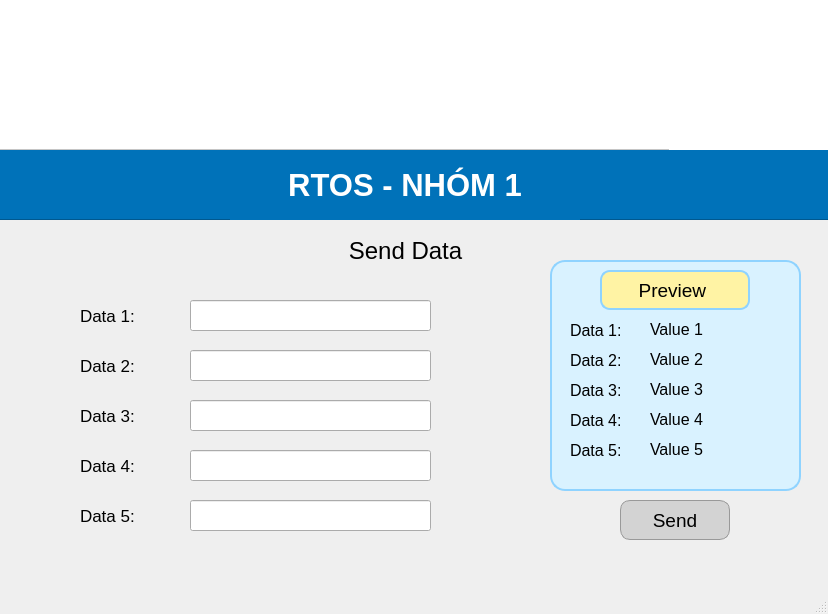
<?xml version="1.0" encoding="UTF-8"?>
<ui version="4.0">
 <class>MainWindow</class>
 <widget class="QMainWindow" name="MainWindow">
  <property name="geometry">
   <rect>
    <x>0</x>
    <y>0</y>
    <width>828</width>
    <height>614</height>
   </rect>
  </property>
  <property name="font">
   <font>
    <pointsize>9</pointsize>
   </font>
  </property>
  <property name="windowTitle">
   <string>MainWindow</string>
  </property>
  <widget class="QWidget" name="centralwidget">
   <widget class="QLabel" name="label">
    <property name="geometry">
     <rect>
      <x>-40</x>
      <y>-30</y>
      <width>731</width>
      <height>211</height>
     </rect>
    </property>
    <property name="styleSheet">
     <string notr="true">image: url(:/myimage/1. Logo HCM-UTE-20260306T034258Z-3-001/1. Logo HCM-UTE/B_Tagline - HCM-UTE - 1.png);</string>
    </property>
    <property name="text">
     <string/>
    </property>
   </widget>
   <widget class="QFrame" name="frame">
    <property name="geometry">
     <rect>
      <x>-11</x>
      <y>-11</y>
      <width>841</width>
      <height>161</height>
     </rect>
    </property>
    <property name="styleSheet">
     <string notr="true">background-color: white</string>
    </property>
    <property name="frameShape">
     <enum>QFrame::StyledPanel</enum>
    </property>
    <property name="frameShadow">
     <enum>QFrame::Raised</enum>
    </property>
    <widget class="QLabel" name="label_2">
     <property name="geometry">
      <rect>
       <x>680</x>
       <y>0</y>
       <width>161</width>
       <height>161</height>
      </rect>
     </property>
     <property name="styleSheet">
      <string notr="true">image: url(:/myimage/1. Logo HCM-UTE-20260306T034258Z-3-001/logo_eee.png);</string>
     </property>
     <property name="text">
      <string/>
     </property>
    </widget>
   </widget>
   <widget class="QFrame" name="frame_2">
    <property name="geometry">
     <rect>
      <x>-20</x>
      <y>140</y>
      <width>851</width>
      <height>80</height>
     </rect>
    </property>
    <property name="styleSheet">
     <string notr="true">background-color: #0072B9;</string>
    </property>
    <property name="frameShape">
     <enum>QFrame::StyledPanel</enum>
    </property>
    <property name="frameShadow">
     <enum>QFrame::Raised</enum>
    </property>
    <widget class="QLabel" name="label_3">
     <property name="geometry">
      <rect>
       <x>250</x>
       <y>10</y>
       <width>350</width>
       <height>70</height>
      </rect>
     </property>
     <property name="font">
      <font>
       <pointsize>23</pointsize>
       <weight>75</weight>
       <bold>true</bold>
      </font>
     </property>
     <property name="styleSheet">
      <string notr="true">color: white</string>
     </property>
     <property name="text">
      <string>RTOS - NHÓM 1</string>
     </property>
     <property name="alignment">
      <set>Qt::AlignCenter</set>
     </property>
    </widget>
   </widget>
   <widget class="QLabel" name="label_4">
    <property name="geometry">
     <rect>
      <x>330</x>
      <y>220</y>
      <width>151</width>
      <height>61</height>
     </rect>
    </property>
    <property name="font">
     <font>
      <pointsize>18</pointsize>
     </font>
    </property>
    <property name="text">
     <string>Send Data</string>
    </property>
    <property name="alignment">
     <set>Qt::AlignCenter</set>
    </property>
   </widget>
   <widget class="QLabel" name="label_5">
    <property name="geometry">
     <rect>
      <x>80</x>
      <y>300</y>
      <width>71</width>
      <height>31</height>
     </rect>
    </property>
    <property name="font">
     <font>
      <pointsize>13</pointsize>
     </font>
    </property>
    <property name="text">
     <string>Data 1: </string>
    </property>
   </widget>
   <widget class="QLabel" name="label_6">
    <property name="geometry">
     <rect>
      <x>80</x>
      <y>350</y>
      <width>71</width>
      <height>31</height>
     </rect>
    </property>
    <property name="font">
     <font>
      <pointsize>13</pointsize>
     </font>
    </property>
    <property name="text">
     <string>Data 2: </string>
    </property>
   </widget>
   <widget class="QLabel" name="label_7">
    <property name="geometry">
     <rect>
      <x>80</x>
      <y>400</y>
      <width>71</width>
      <height>31</height>
     </rect>
    </property>
    <property name="font">
     <font>
      <pointsize>13</pointsize>
     </font>
    </property>
    <property name="text">
     <string>Data 3: </string>
    </property>
   </widget>
   <widget class="QLabel" name="label_8">
    <property name="geometry">
     <rect>
      <x>80</x>
      <y>500</y>
      <width>71</width>
      <height>31</height>
     </rect>
    </property>
    <property name="font">
     <font>
      <pointsize>13</pointsize>
     </font>
    </property>
    <property name="text">
     <string>Data 5: </string>
    </property>
   </widget>
   <widget class="QLabel" name="label_9">
    <property name="geometry">
     <rect>
      <x>80</x>
      <y>450</y>
      <width>71</width>
      <height>31</height>
     </rect>
    </property>
    <property name="font">
     <font>
      <pointsize>13</pointsize>
     </font>
    </property>
    <property name="text">
     <string>Data 4: </string>
    </property>
   </widget>
   <widget class="QLineEdit" name="input1">
    <property name="geometry">
     <rect>
      <x>190</x>
      <y>300</y>
      <width>241</width>
      <height>31</height>
     </rect>
    </property>
   </widget>
   <widget class="QLineEdit" name="input2">
    <property name="geometry">
     <rect>
      <x>190</x>
      <y>350</y>
      <width>241</width>
      <height>31</height>
     </rect>
    </property>
   </widget>
   <widget class="QLineEdit" name="input3">
    <property name="geometry">
     <rect>
      <x>190</x>
      <y>400</y>
      <width>241</width>
      <height>31</height>
     </rect>
    </property>
   </widget>
   <widget class="QLineEdit" name="input4">
    <property name="geometry">
     <rect>
      <x>190</x>
      <y>450</y>
      <width>241</width>
      <height>31</height>
     </rect>
    </property>
   </widget>
   <widget class="QLineEdit" name="input5">
    <property name="geometry">
     <rect>
      <x>190</x>
      <y>500</y>
      <width>241</width>
      <height>31</height>
     </rect>
    </property>
   </widget>
   <widget class="QLabel" name="label_10">
    <property name="geometry">
     <rect>
      <x>600</x>
      <y>270</y>
      <width>150</width>
      <height>40</height>
     </rect>
    </property>
    <property name="font">
     <font>
      <pointsize>14</pointsize>
     </font>
    </property>
    <property name="styleSheet">
     <string notr="true">background-color: #fff3a4;
border-radius: 10px;
border: 2px solid #8fd3ff;
padding: 4px;</string>
    </property>
    <property name="text">
     <string>Preview </string>
    </property>
    <property name="alignment">
     <set>Qt::AlignCenter</set>
    </property>
   </widget>
   <widget class="QFrame" name="group_preview">
    <property name="geometry">
     <rect>
      <x>550</x>
      <y>260</y>
      <width>251</width>
      <height>231</height>
     </rect>
    </property>
    <property name="styleSheet">
     <string notr="true">background-color: #d9f2ff;
border-radius: 15px;
border: 2px solid #8fd3ff;</string>
    </property>
    <property name="frameShape">
     <enum>QFrame::StyledPanel</enum>
    </property>
    <property name="frameShadow">
     <enum>QFrame::Raised</enum>
    </property>
    <widget class="QLabel" name="label_11">
     <property name="geometry">
      <rect>
       <x>20</x>
       <y>60</y>
       <width>70</width>
       <height>21</height>
      </rect>
     </property>
     <property name="styleSheet">
      <string notr="true">font-size: 12pt;
border: none;
background: transparent;</string>
     </property>
     <property name="text">
      <string>Data 1:</string>
     </property>
    </widget>
    <widget class="QLabel" name="label_12">
     <property name="geometry">
      <rect>
       <x>20</x>
       <y>90</y>
       <width>70</width>
       <height>21</height>
      </rect>
     </property>
     <property name="styleSheet">
      <string notr="true">font-size: 12pt;
border: none;
background: transparent;</string>
     </property>
     <property name="text">
      <string>Data 2:</string>
     </property>
    </widget>
    <widget class="QLabel" name="label_13">
     <property name="geometry">
      <rect>
       <x>20</x>
       <y>120</y>
       <width>70</width>
       <height>21</height>
      </rect>
     </property>
     <property name="styleSheet">
      <string notr="true">font-size: 12pt;
border: none;
background: transparent;</string>
     </property>
     <property name="text">
      <string>Data 3:</string>
     </property>
    </widget>
    <widget class="QLabel" name="label_14">
     <property name="geometry">
      <rect>
       <x>20</x>
       <y>150</y>
       <width>70</width>
       <height>21</height>
      </rect>
     </property>
     <property name="styleSheet">
      <string notr="true">font-size: 12pt;
border: none;
background: transparent;</string>
     </property>
     <property name="text">
      <string>Data 4:</string>
     </property>
    </widget>
    <widget class="QLabel" name="label_15">
     <property name="geometry">
      <rect>
       <x>20</x>
       <y>180</y>
       <width>70</width>
       <height>21</height>
      </rect>
     </property>
     <property name="styleSheet">
      <string notr="true">font-size: 12pt;
border: none;
background: transparent;</string>
     </property>
     <property name="text">
      <string>Data 5:</string>
     </property>
    </widget>
    <widget class="QLabel" name="val1">
     <property name="geometry">
      <rect>
       <x>100</x>
       <y>57</y>
       <width>160</width>
       <height>25</height>
      </rect>
     </property>
     <property name="styleSheet">
      <string notr="true">font-size: 12pt;
border: none;
background: transparent;</string>
     </property>
     <property name="text">
      <string>Value 1</string>
     </property>
    </widget>
    <widget class="QLabel" name="val2">
     <property name="geometry">
      <rect>
       <x>100</x>
       <y>87</y>
       <width>160</width>
       <height>25</height>
      </rect>
     </property>
     <property name="styleSheet">
      <string notr="true">font-size: 12pt;
border: none;
background: transparent;</string>
     </property>
     <property name="text">
      <string>Value 2</string>
     </property>
    </widget>
    <widget class="QLabel" name="val3">
     <property name="geometry">
      <rect>
       <x>100</x>
       <y>117</y>
       <width>160</width>
       <height>25</height>
      </rect>
     </property>
     <property name="styleSheet">
      <string notr="true">font-size: 12pt;
border: none;
background: transparent;</string>
     </property>
     <property name="text">
      <string>Value 3</string>
     </property>
    </widget>
    <widget class="QLabel" name="val4">
     <property name="geometry">
      <rect>
       <x>100</x>
       <y>147</y>
       <width>160</width>
       <height>25</height>
      </rect>
     </property>
     <property name="styleSheet">
      <string notr="true">font-size: 12pt;
border: none;
background: transparent;</string>
     </property>
     <property name="text">
      <string>Value 4</string>
     </property>
    </widget>
    <widget class="QLabel" name="val5">
     <property name="geometry">
      <rect>
       <x>100</x>
       <y>177</y>
       <width>160</width>
       <height>25</height>
      </rect>
     </property>
     <property name="styleSheet">
      <string notr="true">font-size: 12pt;
border: none;
background: transparent;</string>
     </property>
     <property name="text">
      <string>Value 5</string>
     </property>
    </widget>
   </widget>
   <widget class="QPushButton" name="btnSend">
    <property name="geometry">
     <rect>
      <x>620</x>
      <y>500</y>
      <width>110</width>
      <height>40</height>
     </rect>
    </property>
    <property name="font">
     <font>
      <pointsize>14</pointsize>
     </font>
    </property>
    <property name="styleSheet">
     <string notr="true">QPushButton#btnSend {
    background-color: #D3D3D3;   /* light gray */
    color: black;
    border: 1px solid #999;
    border-radius: 10px;
    padding: 8px;
}

QPushButton#btnSend:hover {
    background-color: #C0C0C0;   /* hover */
}

QPushButton#btnSend:pressed {
    background-color: #A9A9A9;   /* khi bấm */
}</string>
    </property>
    <property name="text">
     <string>Send</string>
    </property>
   </widget>
   <zorder>group_preview</zorder>
   <zorder>frame_2</zorder>
   <zorder>frame</zorder>
   <zorder>label</zorder>
   <zorder>label_4</zorder>
   <zorder>label_5</zorder>
   <zorder>label_6</zorder>
   <zorder>label_7</zorder>
   <zorder>label_8</zorder>
   <zorder>label_9</zorder>
   <zorder>input1</zorder>
   <zorder>input2</zorder>
   <zorder>input3</zorder>
   <zorder>input4</zorder>
   <zorder>input5</zorder>
   <zorder>label_10</zorder>
   <zorder>btnSend</zorder>
  </widget>
  <widget class="QMenuBar" name="menubar">
   <property name="geometry">
    <rect>
     <x>0</x>
     <y>0</y>
     <width>828</width>
     <height>26</height>
    </rect>
   </property>
  </widget>
  <widget class="QStatusBar" name="statusbar"/>
 </widget>
 <resources>
  <include location="image.qrc"/>
 </resources>
 <connections/>
</ui>
